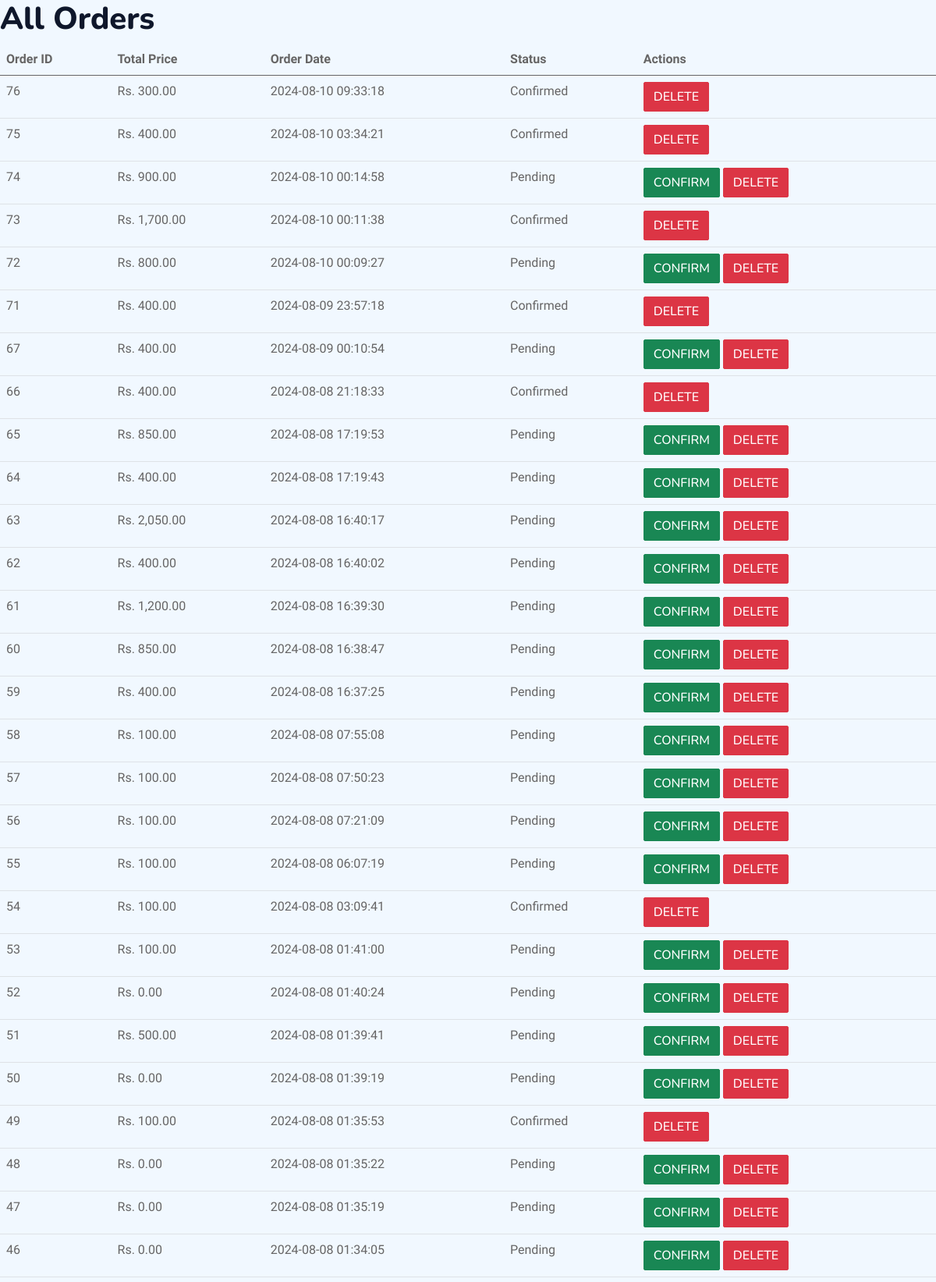
The page /all_orders.php (upper part) on the database its author committed.
### tables this page shows
CREATE TABLE `orders` (
  `id` int(11) NOT NULL,
  `order_number` varchar(255) DEFAULT NULL,
  `total_price` decimal(10,2) NOT NULL,
  `order_date` timestamp NOT NULL DEFAULT current_timestamp(),
  `status` varchar(20) DEFAULT 'Pending'
);

### all_orders.php (the view, shortened to what this page needs)
<?php
include 'db_connection.php';
$sql = "SELECT * FROM orders ORDER BY order_date DESC";
$result = $conn->query($sql);
?>
<!DOCTYPE html>
<html lang="en">
    <link href="https://cdnjs.cloudflare.com/ajax/libs/font-awesome/5.10.0/css/all.min.css" rel="stylesheet">
    <link href="https://cdn.jsdelivr.net/npm/bootstrap-icons@1.4.1/font/bootstrap-icons.css" rel="stylesheet">
    <link href="lib/animate/animate.min.css" rel="stylesheet">
    <link href="lib/owlcarousel/assets/owl.carousel.min.css" rel="stylesheet">
    <link href="lib/tempusdominus/css/tempusdominus-bootstrap-4.min.css" rel="stylesheet" />
    <link href="css/bootstrap.min.css" rel="stylesheet">
    <link href="css/style.css" rel="stylesheet">
</head>
<head>
        <h1>All Orders</h1>
        <table class="table">
            <thead>
                <tr>
                    <th>Order ID</th>
                    <th>Total Price</th>
                    <th>Order Date</th>
                    <th>Status</th>
                    <th>Actions</th>
                </tr>
            </thead>
            <tbody>
                <?php while ($order = $result->fetch_assoc()) : ?>
                    <tr>
                        <td><?php echo htmlspecialchars($order['id']); ?></td>
                        <td>Rs. <?php echo number_format($order['total_price'], 2); ?></td>
                        <td><?php echo htmlspecialchars($order['order_date']); ?></td>
                        <td><?php echo htmlspecialchars($order['status']); ?></td>
                        <td>
                            <?php if ($order['status'] != 'Confirmed') : ?>
                                <form method="post" style="display:inline;">
                                    <button type="submit" name="confirm_order" class="btn btn-success">Confirm</button>
                                </form>
                            <?php endif; ?>
                            <form method="post" style="display:inline;">
                                <button type="submit" name="delete_order" class="btn btn-danger">Delete</button>
                            </form>
                        </td>
                    </tr>
                <?php endwhile; ?>
            </tbody>
        </table>
  </body>
</html>

### css/style.css (style rules this page uses)
:root { --primary: #FEA116; --light: #F1F8FF; --dark: #0F172B; }
.btn { font-family: 'Nunito', sans-serif; font-weight: 500; text-transform: uppercase; transition: .5s; }

### rows shown on the page
orders: id "76", total_price "300.00", order_date "2024-08-10 09:33:18", status "Confirmed"
orders: id "75", total_price "400.00", order_date "2024-08-10 03:34:21", status "Confirmed"
orders: id "74", total_price "900.00", order_date "2024-08-10 00:14:58", status "Pending"
orders: id "73", total_price "1,700.00", order_date "2024-08-10 00:11:38", status "Confirmed"
orders: id "72", total_price "800.00", order_date "2024-08-10 00:09:27", status "Pending"
orders: id "71", total_price "400.00", order_date "2024-08-09 23:57:18", status "Confirmed"
orders: id "67", total_price "400.00", order_date "2024-08-09 00:10:54", status "Pending"
orders: id "66", total_price "400.00", order_date "2024-08-08 21:18:33", status "Confirmed"
orders: id "65", total_price "850.00", order_date "2024-08-08 17:19:53", status "Pending"
orders: id "64", total_price "400.00", order_date "2024-08-08 17:19:43", status "Pending"
orders: id "63", total_price "2,050.00", order_date "2024-08-08 16:40:17", status "Pending"
orders: id "62", total_price "400.00", order_date "2024-08-08 16:40:02", status "Pending"
orders: id "61", total_price "1,200.00", order_date "2024-08-08 16:39:30", status "Pending"
orders: id "60", total_price "850.00", order_date "2024-08-08 16:38:47", status "Pending"
orders: id "59", total_price "400.00", order_date "2024-08-08 16:37:25", status "Pending"
orders: id "58", total_price "100.00", order_date "2024-08-08 07:55:08", status "Pending"
orders: id "57", total_price "100.00", order_date "2024-08-08 07:50:23", status "Pending"
orders: id "56", total_price "100.00", order_date "2024-08-08 07:21:09", status "Pending"
orders: id "55", total_price "100.00", order_date "2024-08-08 06:07:19", status "Pending"
orders: id "54", total_price "100.00", order_date "2024-08-08 03:09:41", status "Confirmed"
orders: id "53", total_price "100.00", order_date "2024-08-08 01:41:00", status "Pending"
orders: id "52", total_price "0.00", order_date "2024-08-08 01:40:24", status "Pending"
orders: id "51", total_price "500.00", order_date "2024-08-08 01:39:41", status "Pending"
orders: id "50", total_price "0.00", order_date "2024-08-08 01:39:19", status "Pending"
orders: id "49", total_price "100.00", order_date "2024-08-08 01:35:53", status "Confirmed"
orders: id "48", total_price "0.00", order_date "2024-08-08 01:35:22", status "Pending"
orders: id "47", total_price "0.00", order_date "2024-08-08 01:35:19", status "Pending"
orders: id "46", total_price "0.00", order_date "2024-08-08 01:34:05", status "Pending"
